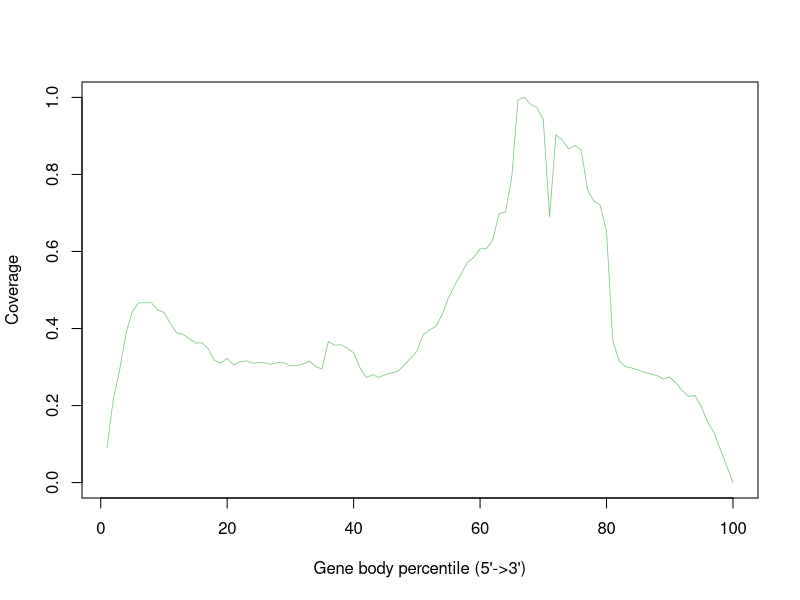

This figure's R source:
step2.1_Star_hg38_aaa_1_Aligned.sortedByCoord.out <- c(0.0908426247487,0.217876073844,0.292908060684,0.388046061049,0.444708462804,0.466505209285,0.466870773168,0.467053555109,0.448592579053,0.441783951746,0.413544141839,0.388457320417,0.385121549991,0.373697678669,0.362502284774,0.363050630598,0.347605556571,0.316943885944,0.310409431548,0.322564430634,0.305428623652,0.313745201974,0.316075671724,0.309998172181,0.311871687077,0.310820690916,0.307256443063,0.311688905136,0.311094863827,0.302549808079,0.304331932005,0.307941875343,0.315847194297,0.301224639006,0.294735880095,0.366477791994,0.356516176202,0.358024127216,0.349159203071,0.336821422044,0.298482909889,0.272710656187,0.280250411259,0.273121915555,0.280021933833,0.284957046244,0.288932553464,0.304651800402,0.322792908061,0.340796929263,0.383842076403,0.39617985743,0.405456040943,0.435843538658,0.479391336136,0.512429171998,0.541902760007,0.571650520929,0.585084993603,0.606927435569,0.607110217511,0.629546700786,0.698409797112,0.701836958508,0.791080241272,0.993831109486,1.0,0.981721805886,0.973907877902,0.941966733687,0.689773350393,0.903034180223,0.888959970755,0.866249314568,0.875114238713,0.863598976421,0.759733138366,0.730944982636,0.71965819777,0.653308353135,0.366797660391,0.315847194297,0.300859075123,0.297569000183,0.292405410345,0.286053737891,0.282489490038,0.277462986657,0.268689453482,0.273715956863,0.258590751234,0.238164869311,0.223953573387,0.226146956681,0.196947541583,0.157009687443,0.130369219521,0.0857704258819,0.0438219703893,0.0)


pdf("step3.1_hg38_aaa_1.geneBodyCoverage.curves.pdf")
x=1:100
icolor = colorRampPalette(c("#7fc97f","#beaed4","#fdc086","#ffff99","#386cb0","#f0027f"))(1)
plot(x,step2.1_Star_hg38_aaa_1_Aligned.sortedByCoord.out,type='l',xlab="Gene body percentile (5'->3')", ylab="Coverage",lwd=0.8,col=icolor[1])
dev.off()
